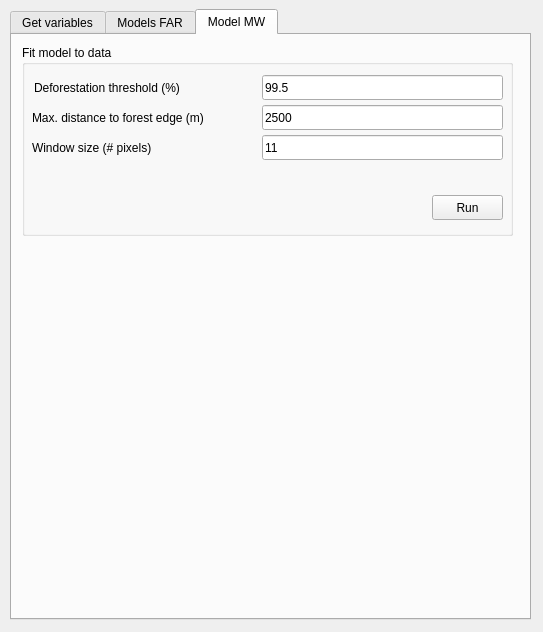
<?xml version="1.0" encoding="UTF-8"?>
<ui version="4.0">
 <class>ForestatriskPluginDialogBase</class>
 <widget class="QDialog" name="ForestatriskPluginDialogBase">
  <property name="geometry">
   <rect>
    <x>0</x>
    <y>0</y>
    <width>543</width>
    <height>632</height>
   </rect>
  </property>
  <property name="windowTitle">
   <string>Forestatrisk Plugin</string>
  </property>
  <widget class="QTabWidget" name="tabWidget">
   <property name="geometry">
    <rect>
     <x>10</x>
     <y>9</y>
     <width>521</width>
     <height>611</height>
    </rect>
   </property>
   <property name="currentIndex">
    <number>2</number>
   </property>
   <widget class="QWidget" name="tab_get_var">
    <attribute name="title">
     <string>Get variables</string>
    </attribute>
    <widget class="QGroupBox" name="groupBox_var">
     <property name="geometry">
      <rect>
       <x>10</x>
       <y>10</y>
       <width>491</width>
       <height>361</height>
      </rect>
     </property>
     <property name="title">
      <string>Download and compute variables</string>
     </property>
     <widget class="QPushButton" name="run_var">
      <property name="geometry">
       <rect>
        <x>410</x>
        <y>320</y>
        <width>71</width>
        <height>25</height>
       </rect>
      </property>
      <property name="text">
       <string>Run</string>
      </property>
     </widget>
     <widget class="QWidget" name="layoutWidget">
      <property name="geometry">
       <rect>
        <x>13</x>
        <y>34</y>
        <width>471</width>
        <height>275</height>
       </rect>
      </property>
      <layout class="QGridLayout" name="gridLayout">
       <item row="0" column="0" colspan="3">
        <widget class="QLabel" name="label_workdir">
         <property name="text">
          <string>Working directory</string>
         </property>
        </widget>
       </item>
       <item row="0" column="3" colspan="2">
        <widget class="QLineEdit" name="workdir">
         <property name="text">
          <string/>
         </property>
         <property name="placeholderText">
          <string>C:\Users\&lt;name&gt;\Documents\forestatrisk</string>
         </property>
        </widget>
       </item>
       <item row="1" column="0" colspan="4">
        <widget class="QLabel" name="label_isocode">
         <property name="text">
          <string>Country/state ISO code</string>
         </property>
        </widget>
       </item>
       <item row="1" column="4">
        <widget class="QLineEdit" name="isocode">
         <property name="text">
          <string>MTQ</string>
         </property>
         <property name="placeholderText">
          <string>MTQ</string>
         </property>
        </widget>
       </item>
       <item row="2" column="0" colspan="3">
        <widget class="QLabel" name="label_proj">
         <property name="text">
          <string>Projection EPSG code</string>
         </property>
        </widget>
       </item>
       <item row="2" column="4">
        <widget class="QLineEdit" name="proj">
         <property name="text">
          <string>EPSG:5490</string>
         </property>
         <property name="placeholderText">
          <string>EPSG:5490</string>
         </property>
        </widget>
       </item>
       <item row="3" column="0">
        <widget class="QLabel" name="label_years">
         <property name="text">
          <string>Years</string>
         </property>
        </widget>
       </item>
       <item row="3" column="1" colspan="4">
        <widget class="QLineEdit" name="years">
         <property name="text">
          <string>2000, 2010, 2020</string>
         </property>
         <property name="placeholderText">
          <string>2000, 2010, 2020</string>
         </property>
        </widget>
       </item>
       <item row="4" column="0" colspan="3">
        <widget class="QLabel" name="label_fcc_source">
         <property name="text">
          <string>Forest data source</string>
         </property>
        </widget>
       </item>
       <item row="4" column="3" colspan="2">
        <widget class="QLineEdit" name="fcc_source">
         <property name="text">
          <string>jrc</string>
         </property>
         <property name="placeholderText">
          <string>jrc</string>
         </property>
        </widget>
       </item>
       <item row="5" column="0" colspan="4">
        <widget class="QLabel" name="label_perc">
         <property name="text">
          <string>Tree cover threshold (%)</string>
         </property>
        </widget>
       </item>
       <item row="5" column="4">
        <widget class="QLineEdit" name="perc">
         <property name="text">
          <string>50</string>
         </property>
         <property name="placeholderText">
          <string>50</string>
         </property>
        </widget>
       </item>
       <item row="6" column="0" colspan="4">
        <widget class="QLabel" name="label_remote_rclone">
         <property name="text">
          <string>GDrive Rclone remote</string>
         </property>
        </widget>
       </item>
       <item row="6" column="4">
        <widget class="QLineEdit" name="remote_rclone">
         <property name="placeholderText">
          <string>my_gdrive</string>
         </property>
        </widget>
       </item>
       <item row="7" column="0" colspan="2">
        <widget class="QLabel" name="label_gdrive_folder">
         <property name="text">
          <string>GDrive folder</string>
         </property>
        </widget>
       </item>
       <item row="7" column="2" colspan="3">
        <widget class="QLineEdit" name="gdrive_folder">
         <property name="placeholderText">
          <string>GEE-far-qgis-plugin</string>
         </property>
        </widget>
       </item>
       <item row="8" column="0" colspan="2">
        <widget class="QLabel" name="label_wdpa_key">
         <property name="text">
          <string>WDPA API key</string>
         </property>
        </widget>
       </item>
       <item row="8" column="2" colspan="3">
        <widget class="QLineEdit" name="wdpa_key">
         <property name="placeholderText">
          <string>ca4703ffba6b9a26b2db73f78e56e088</string>
         </property>
        </widget>
       </item>
      </layout>
     </widget>
    </widget>
    <widget class="QGroupBox" name="groupBox_samp">
     <property name="geometry">
      <rect>
       <x>10</x>
       <y>390</y>
       <width>491</width>
       <height>171</height>
      </rect>
     </property>
     <property name="title">
      <string>Sample observations</string>
     </property>
     <widget class="QPushButton" name="run_samp">
      <property name="geometry">
       <rect>
        <x>410</x>
        <y>130</y>
        <width>71</width>
        <height>25</height>
       </rect>
      </property>
      <property name="text">
       <string>Run</string>
      </property>
     </widget>
     <widget class="QWidget" name="layoutWidget">
      <property name="geometry">
       <rect>
        <x>11</x>
        <y>31</y>
        <width>471</width>
        <height>89</height>
       </rect>
      </property>
      <layout class="QGridLayout" name="gridLayout_2">
       <item row="0" column="0">
        <widget class="QLabel" name="label_nsamp">
         <property name="text">
          <string>N# samples</string>
         </property>
        </widget>
       </item>
       <item row="0" column="1">
        <widget class="QLineEdit" name="nsamp">
         <property name="text">
          <string>10000</string>
         </property>
         <property name="placeholderText">
          <string>10000</string>
         </property>
        </widget>
       </item>
       <item row="0" column="2">
        <widget class="QCheckBox" name="adapt">
         <property name="text">
          <string>Adapt sampling</string>
         </property>
         <property name="checked">
          <bool>true</bool>
         </property>
         <property name="tristate">
          <bool>false</bool>
         </property>
        </widget>
       </item>
       <item row="1" column="0">
        <widget class="QLabel" name="label_seed">
         <property name="text">
          <string>Random seed</string>
         </property>
        </widget>
       </item>
       <item row="1" column="1">
        <widget class="QLineEdit" name="seed">
         <property name="text">
          <string>1234</string>
         </property>
         <property name="placeholderText">
          <string>1234</string>
         </property>
        </widget>
       </item>
       <item row="2" column="0">
        <widget class="QLabel" name="label_csize">
         <property name="text">
          <string>Spatial cell size (km)</string>
         </property>
        </widget>
       </item>
       <item row="2" column="1">
        <widget class="QLineEdit" name="csize">
         <property name="text">
          <string>10</string>
         </property>
         <property name="placeholderText">
          <string>10</string>
         </property>
        </widget>
       </item>
      </layout>
     </widget>
    </widget>
   </widget>
   <widget class="QWidget" name="tab_models_far">
    <attribute name="title">
     <string>Models FAR</string>
    </attribute>
    <widget class="QGroupBox" name="groupBox_models">
     <property name="geometry">
      <rect>
       <x>10</x>
       <y>10</y>
       <width>491</width>
       <height>231</height>
      </rect>
     </property>
     <property name="title">
      <string>Fit models to data</string>
     </property>
     <widget class="QPushButton" name="run_models">
      <property name="geometry">
       <rect>
        <x>410</x>
        <y>190</y>
        <width>71</width>
        <height>25</height>
       </rect>
      </property>
      <property name="text">
       <string>Run</string>
      </property>
     </widget>
     <widget class="QWidget" name="layoutWidget">
      <property name="geometry">
       <rect>
        <x>10</x>
        <y>32</y>
        <width>471</width>
        <height>149</height>
       </rect>
      </property>
      <layout class="QGridLayout" name="gridLayout_3">
       <item row="0" column="0">
        <widget class="QLabel" name="label_variables">
         <property name="text">
          <string>List of variables</string>
         </property>
        </widget>
       </item>
       <item row="0" column="1">
        <widget class="QLineEdit" name="variables">
         <property name="text">
          <string/>
         </property>
         <property name="placeholderText">
          <string>dist_edge, altitude, slope, pa</string>
         </property>
        </widget>
       </item>
       <item row="1" column="0">
        <widget class="QLabel" name="label_betastart">
         <property name="text">
          <string>Starting values for beta</string>
         </property>
        </widget>
       </item>
       <item row="1" column="1">
        <widget class="QLineEdit" name="beta_start">
         <property name="text">
          <string>-99</string>
         </property>
         <property name="placeholderText">
          <string>-99</string>
         </property>
        </widget>
       </item>
       <item row="2" column="0">
        <widget class="QLabel" name="label_vrho">
         <property name="text">
          <string>Prior Vrho</string>
         </property>
        </widget>
       </item>
       <item row="2" column="1">
        <widget class="QLineEdit" name="prior_vrho">
         <property name="text">
          <string>-1</string>
         </property>
         <property name="placeholderText">
          <string>-1</string>
         </property>
        </widget>
       </item>
       <item row="3" column="0">
        <widget class="QLabel" name="label_mcmc">
         <property name="text">
          <string>MCMC</string>
         </property>
        </widget>
       </item>
       <item row="3" column="1">
        <widget class="QLineEdit" name="mcmc">
         <property name="text">
          <string>5000</string>
         </property>
         <property name="placeholderText">
          <string>5000</string>
         </property>
        </widget>
       </item>
       <item row="4" column="0">
        <widget class="QCheckBox" name="varselection">
         <property name="text">
          <string>Variable selection</string>
         </property>
         <property name="checked">
          <bool>true</bool>
         </property>
         <property name="tristate">
          <bool>false</bool>
         </property>
        </widget>
       </item>
      </layout>
     </widget>
    </widget>
    <widget class="QGroupBox" name="groupBox_predict">
     <property name="geometry">
      <rect>
       <x>10</x>
       <y>260</y>
       <width>491</width>
       <height>141</height>
      </rect>
     </property>
     <property name="title">
      <string>Predict the deforestation risk</string>
     </property>
     <widget class="QPushButton" name="run_predict">
      <property name="geometry">
       <rect>
        <x>410</x>
        <y>100</y>
        <width>71</width>
        <height>25</height>
       </rect>
      </property>
      <property name="text">
       <string>Run</string>
      </property>
     </widget>
     <widget class="QWidget" name="layoutWidget">
      <property name="geometry">
       <rect>
        <x>10</x>
        <y>30</y>
        <width>471</width>
        <height>56</height>
       </rect>
      </property>
      <layout class="QGridLayout" name="gridLayout_4">
       <item row="0" column="0" colspan="2">
        <widget class="QLabel" name="label_csize_interp">
         <property name="text">
          <string>Spatial cell size interpolation (km)</string>
         </property>
        </widget>
       </item>
       <item row="0" column="2">
        <widget class="QLineEdit" name="csize_interp">
         <property name="text">
          <string>1</string>
         </property>
         <property name="placeholderText">
          <string>1</string>
         </property>
        </widget>
       </item>
       <item row="1" column="0">
        <widget class="QCheckBox" name="model_icar">
         <property name="text">
          <string>iCAR model</string>
         </property>
         <property name="checked">
          <bool>true</bool>
         </property>
         <property name="tristate">
          <bool>false</bool>
         </property>
        </widget>
       </item>
       <item row="1" column="1">
        <widget class="QCheckBox" name="model_glm">
         <property name="text">
          <string>GLM</string>
         </property>
         <property name="checked">
          <bool>false</bool>
         </property>
         <property name="tristate">
          <bool>false</bool>
         </property>
        </widget>
       </item>
       <item row="1" column="2">
        <widget class="QCheckBox" name="model_rf">
         <property name="text">
          <string>RF model</string>
         </property>
         <property name="checked">
          <bool>false</bool>
         </property>
         <property name="tristate">
          <bool>false</bool>
         </property>
        </widget>
       </item>
      </layout>
     </widget>
    </widget>
    <widget class="QGroupBox" name="groupBox">
     <property name="geometry">
      <rect>
       <x>10</x>
       <y>420</y>
       <width>491</width>
       <height>80</height>
      </rect>
     </property>
     <property name="title">
      <string>Model validation</string>
     </property>
     <widget class="QPushButton" name="run_validation">
      <property name="geometry">
       <rect>
        <x>410</x>
        <y>40</y>
        <width>71</width>
        <height>25</height>
       </rect>
      </property>
      <property name="text">
       <string>Run</string>
      </property>
     </widget>
    </widget>
   </widget>
   <widget class="QWidget" name="tab_model_mw">
    <attribute name="title">
     <string>Model MW</string>
    </attribute>
    <widget class="QGroupBox" name="groupBox_rmj_model">
     <property name="geometry">
      <rect>
       <x>10</x>
       <y>10</y>
       <width>491</width>
       <height>191</height>
      </rect>
     </property>
     <property name="title">
      <string>Fit model to data</string>
     </property>
     <widget class="QPushButton" name="run_rmj_calibrate">
      <property name="geometry">
       <rect>
        <x>410</x>
        <y>150</y>
        <width>71</width>
        <height>25</height>
       </rect>
      </property>
      <property name="text">
       <string>Run</string>
      </property>
     </widget>
     <widget class="QLineEdit" name="defor_thresh">
      <property name="geometry">
       <rect>
        <x>240</x>
        <y>30</y>
        <width>241</width>
        <height>25</height>
       </rect>
      </property>
      <property name="text">
       <string>99.5</string>
      </property>
      <property name="placeholderText">
       <string>99.5</string>
      </property>
     </widget>
     <widget class="QLabel" name="label_defor_thresh">
      <property name="geometry">
       <rect>
        <x>12</x>
        <y>30</y>
        <width>222</width>
        <height>25</height>
       </rect>
      </property>
      <property name="text">
       <string>Deforestation threshold (%)</string>
      </property>
     </widget>
     <widget class="QLabel" name="label_max_dist">
      <property name="geometry">
       <rect>
        <x>10</x>
        <y>60</y>
        <width>222</width>
        <height>25</height>
       </rect>
      </property>
      <property name="text">
       <string>Max. distance to forest edge (m)</string>
      </property>
     </widget>
     <widget class="QLineEdit" name="max_dist">
      <property name="geometry">
       <rect>
        <x>240</x>
        <y>60</y>
        <width>241</width>
        <height>25</height>
       </rect>
      </property>
      <property name="text">
       <string>2500</string>
      </property>
      <property name="placeholderText">
       <string>2500</string>
      </property>
     </widget>
     <widget class="QLineEdit" name="win_size">
      <property name="geometry">
       <rect>
        <x>240</x>
        <y>90</y>
        <width>241</width>
        <height>25</height>
       </rect>
      </property>
      <property name="text">
       <string>11</string>
      </property>
      <property name="placeholderText">
       <string>11</string>
      </property>
     </widget>
     <widget class="QLabel" name="label_win_size">
      <property name="geometry">
       <rect>
        <x>10</x>
        <y>90</y>
        <width>222</width>
        <height>25</height>
       </rect>
      </property>
      <property name="text">
       <string>Window size (# pixels)</string>
      </property>
     </widget>
    </widget>
   </widget>
  </widget>
 </widget>
 <resources/>
 <connections/>
</ui>
